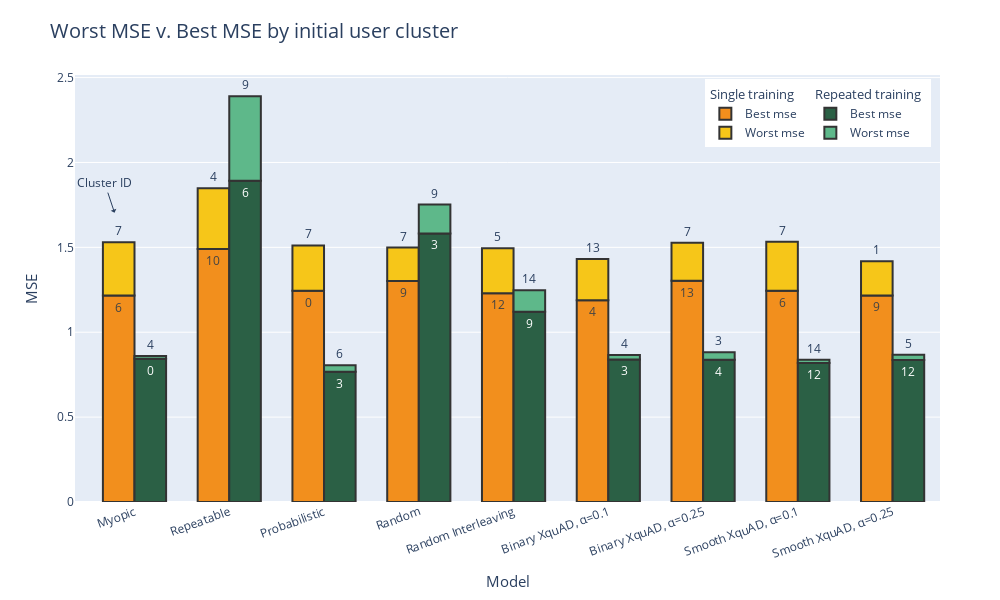

Here is the notebook cell this chart was saved with:
### Code cell
index = [model_names_readable[m] for m in model_keys]
var_title_mapping = {
    'initial_user_cluster':'by initial user cluster',
    'final_user_cluster':'by final user cluster',
    'initial_user_topic':'by initial user-topics mapping',
    'final_user_topic': 'by final user-topics mapping',
}
plot_var = 'initial_user_cluster'

ranked_mse_dfs = []
for training_type in results.keys():
    ranked_mse_df = pd.DataFrame(columns=['Worst cluster', 'Worst mse', 'Best cluster', 'Best mse'])
    for model in model_keys:
        mse_by_cluster = mse_df[training_type][model].groupby(plot_var)['mean_mse_per_user'].mean()
        data = {
            'Worst cluster':mse_by_cluster.idxmax(),
            'Worst mse': mse_by_cluster.max(),
            'Best cluster':mse_by_cluster.idxmin(),
            'Best mse': mse_by_cluster.min(),
        }
        ranked_mse_df = ranked_mse_df.append(pd.DataFrame(data, index=[model_names_readable[model]]))
    ranked_mse_dfs.append(ranked_mse_df)

ranked_mse_df = pd.concat([ranked_mse_dfs[0],
                            ranked_mse_dfs[1],],
                           axis=1,
                           keys=["Single training", "Repeated training"])
ranked_mse_df

# Create a figure with the right layout
fig = go.Figure(layout=go.Layout(height=600,
                                    width=1000,
                                    barmode="relative",
                                    yaxis_showticklabels=True,
                                    yaxis_showgrid=True,
                                    # yaxis_range=[0, max(ranked_mse_df['Repeated training']['Best mse'].max(), ranked_mse_df['Single training']['Best mse'].max()) * 2],
                                    # Secondary y-axis overlayed on the primary one and not visible
                                    yaxis2=go.layout.YAxis(visible=False,
                                                        matches="y",
                                                        overlaying="y",
                                                        anchor="x",),
                                    font=dict(size=24),
                                    legend_x=0,
                                    legend_y=1,
                                    legend_orientation="h",
                                    hovermode="x",
                                    # margin=dict(b=0,t=10,l=0,r=10)
                                ))

var_mapping = {'Best mse':'Best cluster', 'Worst mse':'Worst cluster'}
for i, training in enumerate(colors):
    # print("*********")
    # print(i,training)
    
    # Adding best MSE
    best_clusters = [f"{c}" for c in ranked_mse_df[training][var_mapping['Best mse']].values]
    annotations = [f"{c}" for c in best_clusters]
    # best_clusters = [f"{c}" for c in ranked_mse_df[training][var_mapping['Best mse']].values]
    # best_mses = [f"{mse:.2f}" for mse in ranked_mse_df[training]['Best mse'].values]
    # print("best clusters\n", best_clusters)
    # print("best mse\n", best_mses)
    # annotations = [f"clust {best_clusters[i]}, MSE={best_mses[i]}" for i in range(len(best_clusters))]
    if (ranked_mse_df[training]['Best mse'] == 0).all():
        continue
    fig.add_bar(
        x=ranked_mse_df.index,
        y=ranked_mse_df[training]['Best mse'],
        yaxis=f"y{i + 1}",
        offsetgroup=str(i),
        offset=(i - 1) * 1/3,
        width=1/3,
        legendgroup=training,
        legendgrouptitle_text=training,
        name='Best mse',
        marker_color=colors[training]['Best mse'],
        text=annotations,
        # textfont=dict(size=20),
        marker_line=dict(width=2, color="#333"),
        hovertemplate="%{y}<extra></extra>"
    )
    
    # Adding words MSE
    worst_clusters = [f"{c}" for c in ranked_mse_df[training][var_mapping['Worst mse']].values]
    annotations = [f"{c}" for c in worst_clusters]
    # annotations = [f"Cluster {worst_clusters[0]}"] + [f"{c}" for c in worst_clusters[1:]]
    # worst_clusters = [f"{c}" for c in ranked_mse_df[training][var_mapping['Worst mse']].values]
    # worst_mses = [f"{mse:.2f}" for mse in ranked_mse_df[training]['Worst mse'].values]
    # print("worst clusters\n", worst_clusters)
    # print("worst mse\n", worst_mses)
    # annotations = [f"clust {worst_clusters[i]}, MSE={worst_mses[i]}" for i in range(len(worst_clusters))]
    if (ranked_mse_df[training]['Worst mse'] == 0).all():
        continue
    fig.add_bar(
        x=ranked_mse_df.index,
        # Subtracting difference so that y-axis can range/ticks are maintained
        y=ranked_mse_df[training]['Worst mse'] - ranked_mse_df[training]['Best mse'],
        yaxis=f"y{i + 1}",
        offsetgroup=str(i),
        offset=(i - 1) * 1/3,
        width=1/3,
        legendgroup=training,
        legendgrouptitle_text=training,
        name='Worst mse',
        marker_color=colors[training]['Worst mse'],
        text=annotations,
        textposition='outside',
        marker_line=dict(width=2, color="#333"),
        hovertemplate="%{y}<extra></extra>"
    )
    
fig.add_annotation(x=ranked_mse_df.index[0], y=ranked_mse_df['Single training']['Worst mse'][0]+0.175,
                #    xanchor="right",
                   xshift=-20,
            text="Cluster ID",
            showarrow=True,
            arrowhead=1)

fig.update_layout(
    uniformtext_minsize=18, #uniformtext_mode='hide',
    title=dict(text=f"Worst MSE v. Best MSE {var_title_mapping[plot_var]}",font=dict(size=20)),
    xaxis_title=dict(text="Model",font=(dict(size=15))),
    yaxis_title=dict(text="MSE",font=(dict(size=15))),
    font=dict(size=12),
    xaxis = dict(ticktext=index, tick0=0, dtick=1, tickangle=-20),
    # yaxis = dict(showticklabels = True),
    legend=dict(yanchor="top", y=0.99, xanchor="right", x=0.99),
    margin=dict(l=75, r=60, t=75, b=60),
)

fig.show()

### Figure 1 — Plotly figure (JSON) as saved in the notebook; plotly's stock layout.template omitted (floating-point values rounded to 4 significant figures)
{"data": [{"hovertemplate": "%{y}<extra></extra>", "legendgroup": "Single training", "legendgrouptitle": {"text": "Single training"}, "marker": {"color": "#F28F1D", "line": {"color": "#333", "width": 2}}, "name": "Best mse", "offset": -0.3333, "offsetgroup": "0", "text": ["6", "10", "0", "9", "12", "4", "13", "6", "9"], "type": "bar", "width": 0.3333, "x": ["Myopic", "Repeatable", "Probabilistic", "Random", "Random Interleaving", "Binary XquAD, α=0.1", "Binary XquAD, α=0.25", "Smooth XquAD, α=0.1", "Smooth XquAD, α=0.25"], "y": [1.216, 1.49, 1.244, 1.302, 1.23, 1.188, 1.303, 1.245, 1.217], "yaxis": "y"}, {"hovertemplate": "%{y}<extra></extra>", "legendgroup": "Single training", "legendgrouptitle": {"text": "Single training"}, "marker": {"color": "#F6C619", "line": {"color": "#333", "width": 2}}, "name": "Worst mse", "offset": -0.3333, "offsetgroup": "0", "text": ["7", "4", "7", "7", "5", "13", "7", "7", "1"], "textposition": "outside", "type": "bar", "width": 0.3333, "x": ["Myopic", "Repeatable", "Probabilistic", "Random", "Random Interleaving", "Binary XquAD, α=0.1", "Binary XquAD, α=0.25", "Smooth XquAD, α=0.1", "Smooth XquAD, α=0.25"], "y": [0.3137, 0.3577, 0.2669, 0.1973, 0.2649, 0.2425, 0.2247, 0.2882, 0.2013], "yaxis": "y"}, {"hovertemplate": "%{y}<extra></extra>", "legendgroup": "Repeated training", "legendgrouptitle": {"text": "Repeated training"}, "marker": {"color": "#2B6045", "line": {"color": "#333", "width": 2}}, "name": "Best mse", "offset": 0, "offsetgroup": "1", "text": ["0", "6", "3", "3", "9", "3", "4", "12", "12"], "type": "bar", "width": 0.3333, "x": ["Myopic", "Repeatable", "Probabilistic", "Random", "Random Interleaving", "Binary XquAD, α=0.1", "Binary XquAD, α=0.25", "Smooth XquAD, α=0.1", "Smooth XquAD, α=0.25"], "y": [0.8443, 1.892, 0.7668, 1.582, 1.12, 0.8399, 0.8376, 0.8191, 0.8358], "yaxis": "y2"}, {"hovertemplate": "%{y}<extra></extra>", "legendgroup": "Repeated training", "legendgrouptitle": {"text": "Repeated training"}, "marker": {"color": "#5EB88A", "line": {"color": "#333", "width": 2}}, "name": "Worst mse", "offset": 0, "offsetgroup": "1", "text": ["4", "9", "6", "9", "14", "4", "3", "14", "5"], "textposition": "outside", "type": "bar", "width": 0.3333, "x": ["Myopic", "Repeatable", "Probabilistic", "Random", "Random Interleaving", "Binary XquAD, α=0.1", "Binary XquAD, α=0.25", "Smooth XquAD, α=0.1", "Smooth XquAD, α=0.25"], "y": [0.01615, 0.4978, 0.03877, 0.1704, 0.1276, 0.02567, 0.04416, 0.01919, 0.03181], "yaxis": "y2"}], "layout": {"annotations": [{"arrowhead": 1, "showarrow": true, "text": "Cluster ID", "x": "Myopic", "xshift": -20, "y": 1.704}], "barmode": "relative", "font": {"size": 12}, "height": 600, "hovermode": "x", "legend": {"orientation": "h", "x": 0.99, "xanchor": "right", "y": 0.99, "yanchor": "top"}, "margin": {"b": 60, "l": 75, "r": 60, "t": 75}, "title": {"font": {"size": 20}, "text": "Worst MSE v. Best MSE by initial user cluster"}, "uniformtext": {"minsize": 18}, "width": 1000, "xaxis": {"dtick": 1, "tick0": 0, "tickangle": -20, "ticktext": ["Myopic", "Repeatable", "Probabilistic", "Random", "Random Interleaving", "Binary XquAD, α=0.1", "Binary XquAD, α=0.25", "Smooth XquAD, α=0.1", "Smooth XquAD, α=0.25"], "title": {"font": {"size": 15}, "text": "Model"}}, "yaxis": {"showgrid": true, "showticklabels": true, "title": {"font": {"size": 15}, "text": "MSE"}}, "yaxis2": {"anchor": "x", "matches": "y", "overlaying": "y", "visible": false}}}
